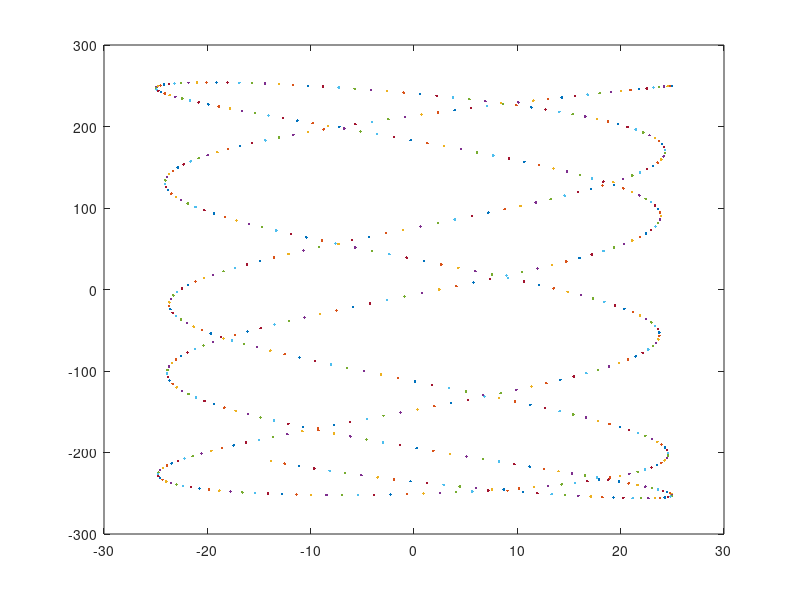

MATLAB code to generate this figure:
k1 = 1;                                           
k2 = 1;
l = 1000;
m = 1;
Y(1) = 250;
Vx(1) = 0;
X(1) = 25;
Vy(1) = 0;
dt = 0.05;
i = 1;
for t = 1:500
  a= 4*( X(i)^2 + Y(i)^2);
  z1 = 0.5*sqrt((l^2)+4*(l*X(i))+ a);
  l1 = z1-l/2;
  z2 = 0.5*sqrt((l^2)-4*(l*X(i))+a);
  l2 = z2-l/2;
  b1= l/2 + X(i);
  b2 = l/2 - X(i);
  dvy1 = -(k1*l1*Y(i)/z1 + k2*l2*Y(i)/z2)*dt/m;
  dvx1 = -((k1*l1*b1/z1) - (k2*l2*b2/z2))*dt/m;
  dx1 = Vx(i)*dt;
  dy1 = Vy(i)*dt;
  
  z1 = 0.5*sqrt((l^2)+4*(l*(X(i)+dx1/2))+ a);
  l1 = z1-l/2;
  z2 = 0.5*sqrt((l^2)-4*(l*(X(i)+dx1/2))+a);
  l2 = z2-l/2;
  b1= l/2 + X(i)+dx1/2;
  b2 = l/2 - X(i) - dx1/2;
  dvy2 = -(k1*l1*(Y(i)+dy1/2)/z1 + k2*l2*(Y(i)+dy1/2)/z2)*dt/m;
  
  dvx2 = -((k1*l1*b1/z1) - (k2*l2*b2/z2))*dt/m;
  dx2 = (Vx(i)+dvx1/2)*dt;
  dy2 = (Vy(i)+dvy1/2)*dt;
  
   z1 = 0.5*sqrt((l^2)+4*(l*(X(i)+dx2/2))+ a);
  l1 = z1-l/2;
  z2 = 0.5*sqrt((l^2)-4*(l*(X(i)+dx2/2))+a);
  l2 = z2-l/2;
  b1= l/2 + X(i)+dx2/2;
  b2 = l/2 - X(i) - dx2/2;
  dvy3 = -(k1*l1*(Y(i)+dy2/2)/z1 + k2*l2*(Y(i)+dy2/2)/z2)*dt/m;
  
  dvx3 = -((k1*l1*b1/z1) - (k2*l2*b2/z2))*dt/m;
  dx3 = (Vx(i)+dvx2/2)*dt;
  dy3 = (Vy(i)+dvy2/2)*dt;
  
   z1 = 0.5*sqrt((l^2)+4*(l*(X(i)+dx3))+ a);
  l1 = z1-l/2;
  z2 = 0.5*sqrt((l^2)-4*(l*(X(i)+dx3))+a);
  l2 = z2-l/2;
  b1= l/2 + X(i)+dx3;
  b2 = l/2 - X(i) - dx3;
  dvy4 = -(k1*l1*(Y(i)+dy3)/z1 + k2*l2*(Y(i)+dy3)/z2)*dt/m;
  
  dvx4 = -((k1*l1*b1/z1) - (k2*l2*b2/z2))*dt/m;
  dx4 = (Vx(i)+dvx3)*dt;
  dy4 = (Vy(i)+dvy3)*dt;
  
%  z = 0.5*sqrt((l^2)+4*((Y(i)+dy1/2)^2));
%  x = z-l/2;
%  dy2 = (V(i)+dv1/2)*dt;
%  dv2 = -((k1+k2)/m)*(x*(Y(i)+dy1/2)/z)*dt;
%  
%  z = 0.5*sqrt((l^2)+4*((Y(i)+dy2)^2));
%  x = z-l/2;
%  dy3 = (V(i)+dv2)*dt;
 % dv3 = -((k1+k2)/m)*(x*(Y(i)+dy2)/z)*dt;
  
  dy = (dy1+2*dy2+2*dy3+dy4)/6;
  dvx = (dvx1+2*dvx2+2*dvx3+dvx4)/6;
  dvy = (dvy1+2*dvy2+2*dvy3+dvy4)/6;
  dx= (dx1+2*dx2+2*dx3+dx4)/6;
  
  
  Y(i+1) = Y(i)+dy;
  X(i+1) = X(i)+dx;
  Vx(i+1) = Vx(i)+dvx;
  Vy(i+1) = Vy(i)+dvy;

  plot(X(i+1),Y(i+1));
  hold on
  pause(0.001);
  i = i+1;
  
end
